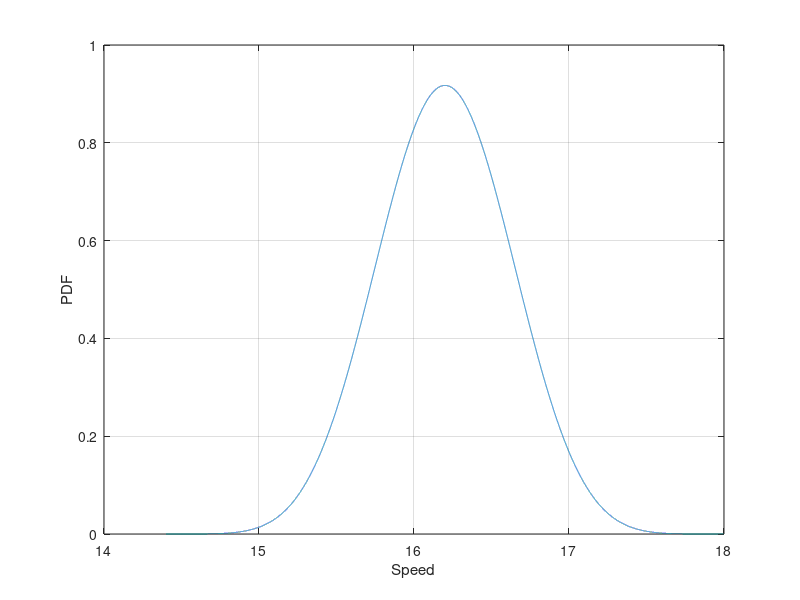

Write MATLAB code to recreate this figure.
clear; close all;

a=2.4; b=3; n=5;
pd1 = makedist('Uniform','lower',a,'upper',b);
dx = 0.0001; % to ensure constant spacing
x = a:dx:b; % Could include some of the region where
pdfx = pdf(pd1,x);

for i=1:n
    if i==1
        y=linspace(x(1)+x(1), x(end)+x(end), length(x)+length(x)-1);
        pdfy = conv(pdfx,pdfx)*dx;
    else
        y=linspace(x(1)+y(1), x(end)+y(end), length(x)+length(y)-1);
        pdfy = conv(pdfx,pdfy)*dx;
    end
    
end

plot(y,pdfy); grid on;
xlabel('Speed'); ylabel('PDF');

sum(pdfy(find((y>=17.5))).*dx)
sum(pdfy(find((y<=17.5) & (y>=16.5))).*dx)
sum(pdfy(find((y<=16.5) & (y>=15.5))).*dx)
sum(pdfy(find((y<=15.5) & (y>=14.5))).*dx)
sum(pdfy(find((y<=14.5))).*dx)

y(find(y==max(pdfy)))